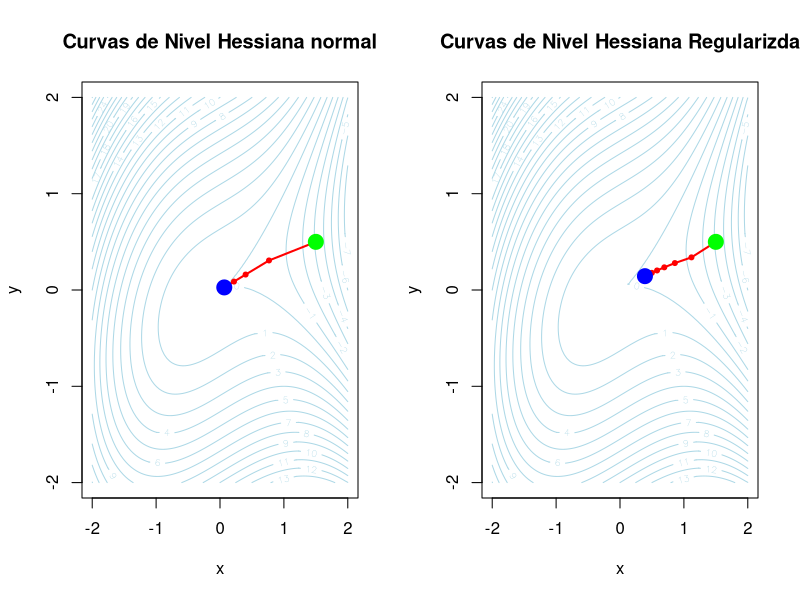

R code for this plot:
# Definimos la función objetivo
f <- function(x) {
  return(0.5*(x[1]**2)  + 2.5*(x[2]**2) -2*x[1]*x[2]  - x[1]**3 )
}
#-------------------------------------------------------------------------------
# Definimos el vector gradiente de la función
gradiente_f <- function(x) {
  dx <- x[1] - 2*x[2] - 3*x[1]**2
  dy <- 5*x[2] - 2*x[1]
  return(c(dx, dy))
} 
#-------------------------------------------------------------------------------
# Definimos la matriz Hessiana de la función
hessiana_f <- function(x) {
  dxx <- 1 -6*x[1]
  dxy <- -2
  dyx <- -2
  dyy <- 5
  H <- matrix(c(dxx, dxy,
                dyx, dyy ), nrow = 2, byrow = TRUE)
  return(H)
}
#-------------------------------------------------------------------------------
# Definimos la matriz Hessiana regularizada de la función
hessiana_R <- function(x, c_base = 1e-4) {
  H <- hessiana_f(x)
  
  # Calcular valores propios para verificar si la matriz es definida positiva
  valores_propios <- eigen(H, only.values = TRUE)$values
  
  # Si algún valor propio es <= 0, necesitamos regularizar
  if (any(valores_propios <= 0)) {
    # Encontrar el valor propio más negativo
    min_eigenval <- min(valores_propios)
    
    # Elegir c suficientemente grande para hacer la matriz positiva definida
    # c debe ser mayor que |min_eigenval| más un pequeño margen
    c <- abs(min_eigenval) + c_base
    
    # Regularizar: H_mod = H + c*I
    I <- diag(nrow(H))
    H_modificada <- H + c * I
    
    cat(sprintf("  [Regularización aplicada: c = %.6f, λ_min = %.6f]\n", c, min_eigenval))
    
    return(H_modificada)
  } else {
    # La Hessiana ya es definida positiva, no necesita regularización
    return(H)
  }
}
#-------------------------------------------------------------------------------
# Parámetros del algoritmo
valor_inicial <- c(1.5, 0.5)# Definimos la función objetivo
f <- function(x) {
  return(0.5*(x[1]**2)  + 2.5*(x[2]**2) -2*x[1]*x[2]  - x[1]**3 )
}
#-------------------------------------------------------------------------------
# Definimos el vector gradiente de la función
gradiente_f <- function(x) {
  dx <- x[1] - 2*x[2] - 3*x[1]**2
  dy <- 5*x[2] - 2*x[1]
  return(c(dx, dy))
} 
#-------------------------------------------------------------------------------
# Definimos la matriz Hessiana de la función
hessiana_f <- function(x) {
  dxx <- 1 -6*x[1]
  dxy <- -2
  dyx <- -2
  dyy <- 5
  H <- matrix(c(dxx, dxy,
                dyx, dyy ), nrow = 2, byrow = TRUE)
  return(H)
}
#-------------------------------------------------------------------------------
# Definimos la matriz Hessiana regularizada de la función
hessiana_R <- function(x, delta = 1) {
  H <- hessiana_f(x)
  descomposicion <- eigen(H)
  
  # Ahora 'delta' está definido dentro del alcance de la función
  valores_propios_reg <- pmax(descomposicion$values, delta) 
  
  # Reconstruir la matriz regularizada
  H_reg <- H - valores_propios_reg
  return(H_reg)
}
#-------------------------------------------------------------------------------
# Parámetros del algoritmo
valor_inicial <- c(1.5, 0.5)
tol <- 1e-6
max_inter <- 10000  # Aumentamos las iteraciones por si acaso, aunque no sean necesarias aquí
iteraciones <- 0
iteraciones_r <- 0
#-------------------------------------------------------------------------------
# Bucle del método de Newton
x_k_h <- valor_inicial
x_k_r <- valor_inicial

# necesario para graficar Hessiana normal
historial_x_H <- numeric(0)
historial_y_H <- numeric(0)
historial_f_H <- numeric(0)

# necesario para graficar Hessiana regularizada
historial_x_R <- numeric(0)
historial_y_R <- numeric(0)
historial_f_R <- numeric(0)

#-------------------------------------------------------------------------------
#Hessiana regularizada
for (i in 1:max_inter) {
  
  #guardamos los parametros "nuevos" de Hessina regularizada
  historial_x_R <- c(historial_x_R, x_k_r[1])
  historial_y_R <- c(historial_y_R, x_k_r[2])
  historial_f_R <- c(historial_f_R, f(x_k_r))
  
  iteraciones_r <- iteraciones_r + 1
  
  #-----------------------------------------------------------------------------
  # Calculamos el siguiente punto
  paso_newton_R <- solve(hessiana_R(x_k_r)) %*% gradiente_f(x_k_r) #H^-1 * F
  x_k1_r <- x_k_r - paso_newton_R  
  
  # Verificar si hay valores inválidos
  if (any(is.na(x_k1_r)) || any(is.infinite(x_k1_r))) {
    cat("Error: Valores inválidos en iteración", iteraciones_r, "\n")
    cat("x_k1_r =", x_k1_r, "\n")
    break
  }
  #print(paste(x_k1_r))
  #-----------------------------------------------------------------------------
  # Criterios de parada
  if (all(abs(gradiente_f(x_k1_r)) < tol) || all(abs(x_k1_r - x_k_r) < tol)) {
    cat("Hessiana regularizada paró en iteración:", iteraciones_r, "\n")
    # Guardar punto final
    historial_x_R <- c(historial_x_R, x_k1_r[1])
    historial_y_R <- c(historial_y_R, x_k1_r[2])
    historial_f_R <- c(historial_f_R, f(x_k1_r))
    x_k_r <- x_k1_r
    break
  }
  
  #-----------------------------------------------------------------------------
  x_k_r <- x_k1_r
}

#Hessiana normal
for (i in 1:max_inter) {
  
  #guardamos los parametros "nuevos" de Hessina normal
  historial_x_H[i] <- x_k_h[1]
  historial_y_H[i] <- x_k_h[2]
  historial_f_H[i] <- f(x_k_h)
  
  iteraciones <- iteraciones + 1
  #-----------------------------------------------------------------------------
  # Calculamos el siguiente punto
  paso_newton_H <- solve(hessiana_f(x_k_h)) %*% gradiente_f(x_k_h) #H^-1 * F
  x_k1_h <- x_k_h - paso_newton_H                                  #X - (H^-1 * F)
  
  #-----------------------------------------------------------------------------
  # Criterios de parada
  if (all(abs(gradiente_f(x_k1_h)) < tol) || all(abs(x_k1_h - x_k_h) < tol)) {
    cat("paramos en iteracion = ",iteraciones)
    break
  }
  
  #-----------------------------------------------------------------------------
  x_k_h <- x_k1_h
}

# Si no esta no funciona 
#------NO BORRAR---------
historial_x_H <- historial_x_H[1:i]
historial_y_H <- historial_y_H[1:i]
historial_f_H <- historial_f_H[1:i]

# Si no esta no funciona 
#------NO BORRAR---------
historial_x_R <- historial_x_R[1:i]
historial_y_R <- historial_y_R[1:i]
historial_f_R <- historial_f_R[1:i]
#-------------------------------------------------------------------------------

# 1. Curvas de nivel para Hessiana normal
x_seq_H <- seq(-2, 2, length.out = 100)
y_seq_H <- seq(-2, 2, length.out = 100)

# 1. Curvas de nivel para Hessiana Regularizada
x_seq_R <- seq(-2, 2, length.out = 100)
y_seq_R <- seq(-2, 2, length.out = 100)
#-------------------------------------------------------------------------------
#funcion para obtener Z
f_outer <- function(x, y) {
  return(0.5*x^2 + 2.5*y^2 - 2*x*y - x^3)
}
#-------------------------------------------------------------------------------
#creacion de marco de graficos
par(mfrow = c(1, 2))
#-------------------------------------------------------------------------------
#valor de Z
z_H <- outer(x_seq_H, y_seq_H, f_outer)
z_R <- outer(x_seq_R, y_seq_R, f_outer)
#-------------------------------------------------------------------------------

#Grafico de Hessina Normal
contour(x_seq_H, y_seq_H, z_H,  
        nlevels = 30, 
        col = "lightblue",
        xlab = "x", ylab = "y",
        main = "Curvas de Nivel Hessiana normal")

# Superponer trayectoria
lines(historial_x_H, historial_y_H, col = "red", lwd = 2)
points(historial_x_H, historial_y_H, pch = 20, col = "red", cex = 1)
points(historial_x_H[1], historial_y_H[1], pch = 19, col = "green", cex = 2)
points(historial_x_H[i], historial_y_H[i], pch = 19, col = "blue", cex = 2)

#Grafico de Hessina Regularizada
contour(x_seq_R, y_seq_R, z_R,  
        nlevels = 30, 
        col = "lightblue",
        xlab = "x", ylab = "y",
        main = "Curvas de Nivel Hessiana Regularizda")

# Superponer trayectoria
lines(historial_x_R, historial_y_R, col = "red", lwd = 2)
points(historial_x_R, historial_y_R, pch = 20, col = "red", cex = 1)
points(historial_x_R[1], historial_y_R[1], pch = 19, col = "green", cex = 2)
points(historial_x_R[i], historial_y_R[i], pch = 19, col = "blue", cex = 2)

#-------------------------------------------------------------------------------

# Resultados
cat("\n=== RESULTADOS ===\n")
cat("\nHessiana Normal:\n")
cat("  Iteraciones:", iteraciones, "\n")
cat("  Mínimo encontrado en x:", x_k_h[1], "\n")
cat("  Mínimo encontrado en y:", x_k_h[2], "\n")
cat("  Valor de la función:", f(x_k_h), "\n")

cat("\nHessiana Regularizada:\n")
cat("  Iteraciones:", iteraciones_r, "\n")
cat("  Mínimo encontrado en x:", x_k_r[1], "\n")
cat("  Mínimo encontrado en y:", x_k_r[2], "\n")
cat("  Valor de la función:", f(x_k_r), "\n")